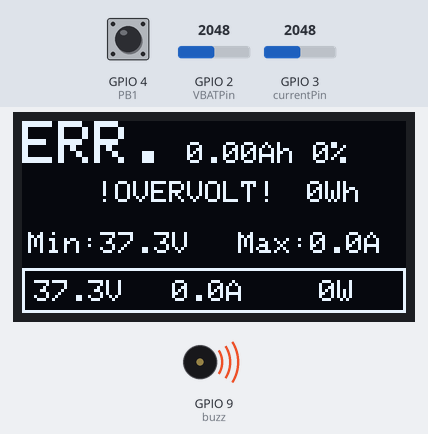
The sketch below on a simulated ESP32-S3. Parts: 128×64 one-colour display, buzzer (waves = sounding). Inputs (shaded band) come from the test bench; at power-on: GPIO 4 (PB1) HIGH, GPIO 3 (currentPin) = 2048, GPIO 2 (VBATPin) = 2048 (analog values on the 0–4095 scale). What the sketch prints to the serial monitor is not drawn.

Above: at 2.5 s.
2.6 s: GPIO 4 (PB1) pulled LOW for 1 s
At 3.43 s:
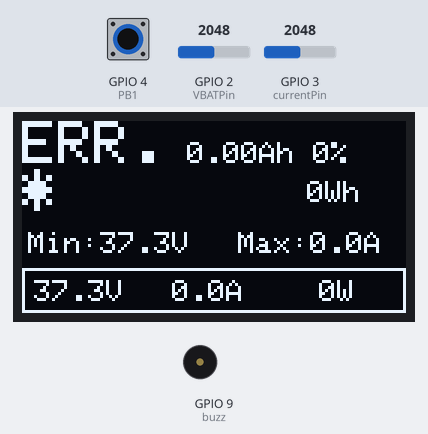
4.2 s: GPIO 3 (currentPin) set to 2054
At 5.5 s:
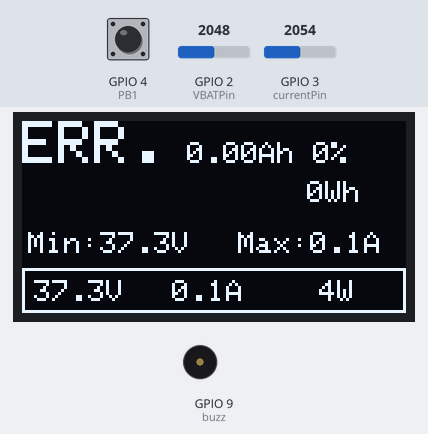
7.2 s: GPIO 4 (PB1) pulled LOW for 0.15 s
At 7.37 s:
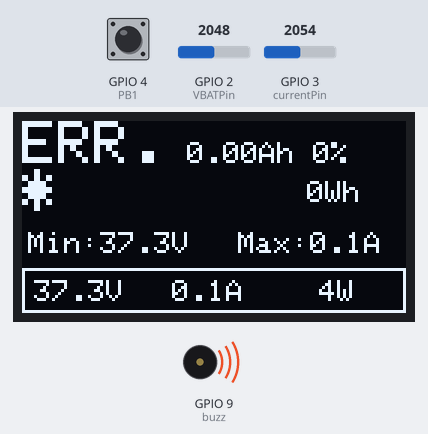
7.9 s: GPIO 2 (VBATPin) set to 2866
At 9.1 s:
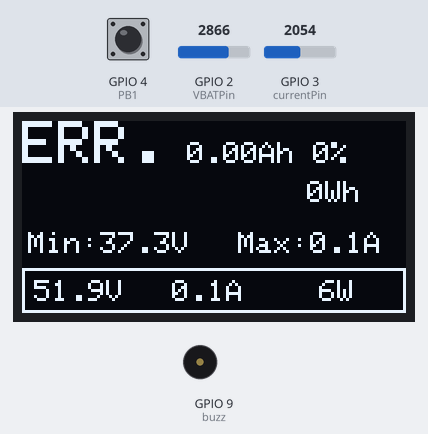
9.5 s: GPIO 3 (currentPin) set to 2866
At 10.4 s:
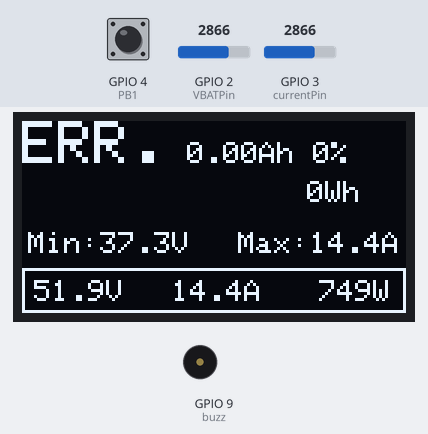
11.0 s: GPIO 2 (VBATPin) set to 3766
At 12.4 s:
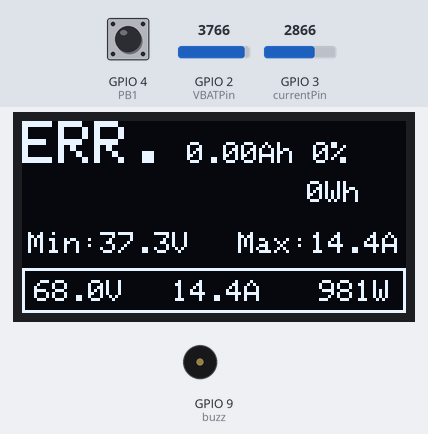
13.3 s: GPIO 2 (VBATPin) set to 3869
Timing chart, 0 to 15.9 s (numbered marks = the images above; inputs shaded):
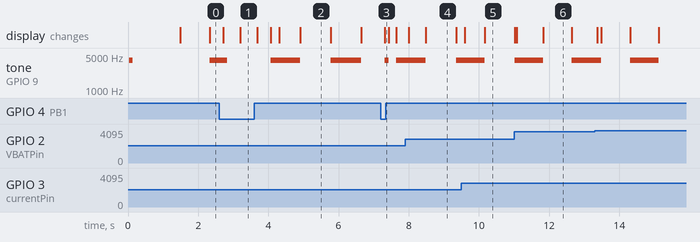

Measured:
- the behaviour switches between 2053 and 2054 on GPIO 3 (currentPin) (found by bisection; images 1 and 2)
- after the input at 2.6 s, the display: first changes after 0.11 s (image 1 shows a later state)
- after the input at 4.2 s, the display: first changes after 0.11 s (image 2 shows a later state)
- after the input at 7.2 s, tone on GPIO 9 (buzz): silent → 4125 Hz after 0.11 s instead of 0.44 s; the display: changes after 0.11 s (image 3)
- after the input at 7.9 s, the display: first changes after 0.10 s (image 4 shows a later state)
- after the input at 9.5 s, the display: first changes after 0.10 s (image 5 shows a later state)
- after the input at 11.0 s, the display: first differs from a run without the input after 0.08 s (image 6 shows a later state)

The sketch:

dishcharger.ino
```cpp
//Libraries
#include "PINOUTS.h"
#include "GLOBALS.h"
#include "INIT_OLED.h"   //I2C Driver
#include "ADC_CAL.h"
#include <esp_adc_cal.h>  // ADC Calibration Library
#include "NOKIA.h"

void setup() {

  //Init serial and pins
  Serial.begin(9600);
  pinMode(powerPin, OUTPUT);
  pinMode(buzz, OUTPUT);
  pinMode(PB1, INPUT_PULLUP);  // Use internal pull-up resistor
  digitalWrite(powerPin, LOW);
  noTone(buzz);

  //ADC Configuration
  analogReadResolution(12);                    // Set resolution to 12-bit
  analogSetPinAttenuation(VBATPin, ADC_11db);  // 0-3.3V range
  analogSetPinAttenuation(currentPin, ADC_11db);
  esp_adc_cal_characterize(ADC_UNIT_1, ADC_ATTEN_DB_11, ADC_WIDTH_BIT_12, DEFAULT_VREF, &adc_chars);

  //OLED Configuration
  display.begin(SSD1306_SWITCHCAPVCC, 0x3c);  //start the oled called display with a a hex addy of 0x3c
  display.clearDisplay();                     //clear the screen

  initbuzz();  //initial buzzer sound.
  delay(1000);
  display.clearDisplay();  //clear the screen.
  display.display();       //show the buffer.

  //init Current Sensor Calibration
  CurrentSensorCalibrate();  //Calibrate the current sensor.
  minVBAT = VBAT;            //set minimum to initial VBAT
  lastLoopTime = millis();   //set to current time to start fixed loop rate
}
void loop() {

  unsigned long currentTime = millis();
  totalLoopTime = currentTime - lastLoopTime;
  // Check if enough time has passed for the fixed loop rate (50ms)
  if (totalLoopTime >= LOOP_INTERVAL_MS) {
    lastLoopTime = currentTime;

    loopTimeSample();  //Check instant update rate.
    buttonInputs();    //gets button status.
    adcSamples();      //Gets VBAT and current sense.
    coulombCounter();  //Adder for current sense and 1 second timer.
    minVmaxA();        //Save minimum voltage and maximum amps.
    statusCheck();     //Controls power fets, checks button logic, capacity testing, vbat, buzzer and alarms.
    OLEDdisplay();     //outputs globals and special UI screens.
    buzzer();          //Calls buzzer when triggered.
    printOUT();        //Serial output.
  }
  // Optional: small delay to give ESP32 a chance to process background tasks
  delay(1);
}
void initbuzz() {
  //initial buzzer sound.
  tone(buzz, freq);
  delay(100);
  noTone(buzz);
  delay(50);

}
void song() {
  int size = sizeof(durations) / sizeof(int);
  //int OFFSET = 3500;

  for (int note = 0; note < size; note++) {
    //to calculate the note duration, take one second divided by the note type.
    //e.g. quarter note = 1000 / 4, eighth note = 1000/8, etc.
    int duration = 750 / durations[note];
    tone(buzz, melody[note], duration);

    //to distinguish the notes, set a minimum time between them.
    //the note's duration + 30% seems to work well:
    int pauseBetweenNotes = duration * 1.30;
    delay(pauseBetweenNotes);

    //stop the tone playing:
    noTone(buzz);
  }
}
void CurrentSensorCalibrate() {
  //Calibrate the current sensor.
  delay(100);
  adcSamples();
  ZERO_Amp = low_voltage_Isense;
  Serial.print("-----------------------| Current sensor calibrated:");
  Serial.print(ZERO_Amp, 3);
  Serial.print(" | BATTERY:");
  Serial.print(RESULT);
  Serial.println(" |-----------------------");
}
void powerFetsControl() {
  digitalWrite(powerPin, FETS);
}
void loopTimeSample() {
  unsigned long now = millis();
  if (x == 0) {
    x = now;
  }
  z = now - x;
  x = now;
}
void buttonInputs() {
  //gets button status for instant and long press.
  buttonPressed = false;
  buttonLongPressed = false;
  buttonStatePB1 = digitalRead(PB1);
  if (buttonStatePB1 == LOW) {  //PRESSED
    buttonPressed = true;       //instance
    if (buttonTimerStart == 0.0) {
      buttonTimerStart = millis();
    }
    buttonTimerEnd = millis();
    buttonTimerTotal = buttonTimerEnd - buttonTimerStart;
    if (buttonTimerTotal >= fullPressTime) {  //real press timer to filter button noise.
      buttonLongPressed = true;
    }
  } else {
    buttonTimerStart = 0.0;
  }
}
void adcSamples() {
  //Gets VBAT and current sense only.
  uint32_t rawADC_VBAT = 0;
  uint32_t rawADC_Isense = 0;
  // Low-pass filtering over LPF samples
  for (int i = 0; i < LPF; i++) {
    rawADC_VBAT += analogRead(VBATPin);
    rawADC_Isense += analogRead(currentPin);
  }
  // Average the raw ADC values
  rawADC_VBAT /= LPF;
  rawADC_Isense /= LPF;
  // Convert raw ADC to voltage using calibration
  uint32_t voltage_VBAT_mV = esp_adc_cal_raw_to_voltage(rawADC_VBAT, &adc_chars);
  uint32_t voltage_Isense_mV = esp_adc_cal_raw_to_voltage(rawADC_Isense, &adc_chars);
  // Convert mV to V and apply offsets
  low_voltage_VBAT = voltage_VBAT_mV / 1000.0 + OFFSET_VBAT;  // Convert to volts
  low_voltage_Isense = voltage_Isense_mV / 1000.0 + OFFSET_AMP;

  VBAT = low_voltage_VBAT * HIGH_VOLT_RATIO;
  AMPS = (low_voltage_Isense - ZERO_Amp) / SENSE;
  if (AMPS < 0.0) {
    AMPS = 0.0;
  }
  WATTS = VBAT * AMPS;
}
void coulombCounter() {
  //Adder for current sense and 1 second timer.
  mA = AMPS * 1000;    //convert to mA
  coulomb = mA / SPH;  //find coulomb constant.
  //1 second timer for coulomb counting
  if (coulombTimerStart == 0.0) {
    coulombTimerStart = millis();
  }
  coulombTimerEnd = millis();
  coulombTimerTotal = coulombTimerEnd - coulombTimerStart;
  if (coulombTimerTotal >= COULOMBSECOND) {
    coulombTimerStart = 0.0;

    if (TEST && !CAL && !DONE && !PAUSE && !ERROR) {  //Start coulomb countger if testing is running
      //mAh = mAh + coulomb;                            //add up the coulombs per second.
      mAh = mAh + (coulomb * CORRECTION_FACTOR);      //add up the coulombs per second with 2.3% correction factor.
    }
    SERIALPRINT = true;  //print out results after coulomb sampled and mAh calculated.
  }

  ampHOUR = mAh / 1000.0;  //amp hour conversion.
  wattHOUR = ampHOUR * voltNOM;
  PERCENT = ampHOUR / CAPACITY_SET * 100.0;
}
void minVmaxA() {
  //Check volts conditon
  if ((VBAT > lowVoltageOFF) && (VBAT < highVoltageOFF)) {
    CHECK_VOLTS = true;
  } else {
    CHECK_VOLTS = false;
  }
  //check for over voltage.
  if ((VBAT >= highVoltageOFF)) {
    RESULT = "ERR.";  //stuck until reboot
    DONE = true;      //stuck until reboot
    ERROR = true;     //stuck until reboot
    doneBuzz = 3;     //stuck until reboot
  }
  //Check amp conditon
  if ((AMPS > lowAmpsOFF) && (AMPS < highAmpsOFF)) {
    CHECK_AMPS = true;
  } else {
    CHECK_AMPS = false;
  }
  //memory of min of volts
  if (!DONE && !PAUSE) {
    if (voltTimerStart == 0.0) {
      voltTimerStart = millis();
    }
    voltTimerEnd = millis();
    voltTimerTotal = voltTimerEnd - voltTimerStart;
    if (voltTimerTotal >= minVoltTime) {  //real press timer to filter button noise.
      voltTimerStart = 0.0;
      if (VBAT < minVBAT) {
        minVBAT = VBAT;
      }
    }
  }
  //memory of max of amps
  if (AMPS > maxAMPS) {
    maxAMPS = AMPS;
  }
}
void statusCheck() {
  //Controls power fets, checks button logic, capacity testing, vbat, buzzer and alarms.
  /*
  Check volts conditon
  start countdown
  start test, fets on
  check current condition
  check errors
  bool newSession = true; //init true on boot.
  bool STOP = true;
  bool TEST = false;
  bool FETS = false;
  bool PAUSE = false;
  bool ERROR = false;
  bool DONE = false;
  bool CHECK_VOLTS = false;
  bool CHECK_AMP = false;
  */
  //  start countdown
  if (!DONE && buttonLongPressed && newSession && CHECK_VOLTS) {
    newSession = false;  //stuck until reboot
    COUNTDOWN = true;
    TEST = true;
    displaySTATE = "TESTING...";
    CAL = true;
  }

  //start test, fets on
  if (!DONE && CAL && TEST && !newSession && !COUNTDOWN) {
    minVBAT = VBAT;  //set minimum to initial VBAT
    OLEDdisplay();   //outputs globals and special UI screens.
    delay(500);
    CurrentSensorCalibrate();
    delay(500);
    FETS = true;
    powerFetsControl();
    CAL = false;              //stuck until reboot
    coulombTimerStart = 0.0;  //reset coulomb timer to start with fresh time on first sample.
  }
  //pause button
  if (!DONE && buttonPressed && TEST && !CAL && !pauseTriggered) {
    pauseTriggered = true;
    PAUSE = !PAUSE;
    if (PAUSE) {
      FETS = false;
      powerFetsControl();
      displaySTATE = "  PAUSED";
    } else {
      FETS = true;
      powerFetsControl();
      displaySTATE = "TESTING...";
    }
  }
  //reset pause button trigger
  if (!DONE && !buttonPressed && TEST) {
    pauseTriggered = false;
  }
  if (!DONE && TEST && !PAUSE && !CHECK_VOLTS) {
    TEST = false;  //stuck until reboot
    FETS = false;
    powerFetsControl();
    DONE = true;  //stuck until reboot
  }
  //end of test
  if (DONE) {
    FETS = false;
    powerFetsControl();

    if (doneBlink) {
      if (ERROR) {
        displaySTATE = "!OVERVOLT!";
      } else {
        displaySTATE = "  DONE!!!";
      }

      if (!ENDBEEP) {
        if (doneBuzz < endBuzz) {
          doneBuzz = doneBuzz + 1;
          //song();
          ENDBEEP = true;
        }
      }
    } else {
      displaySTATE = "";
      ENDBEEP = false;
    }
    if (doneTimerStart == 0.0) {
      doneTimerStart = millis();
    }
    doneTimerEnd = millis();
    doneTimerTotal = doneTimerEnd - doneTimerStart;
    if (doneTimerTotal >= doneBlinkTime) {  //real press timer to filter button noise.
      doneTimerStart = 0.0;
      doneBlink = !doneBlink;
    }
    if ((PERCENT >= CAPACITY_ERROR) || (ERROR == true)) {
      RESULT = "ERR.";
    } else if (PERCENT >= CAPACITY_PASS) {
      RESULT = "PASS";
    } else {
      RESULT = "FAIL";
    }
  }
}
void OLEDdisplay() {
  //outputs globals and special UI screens.
  //SCREEN_WIDTH 128 X
  //SCREEN_HEIGHT 64 Y
  display.clearDisplay();  //always start with a clear

  if (!COUNTDOWN) {
    display.setTextColor(WHITE);  //set text color
    display.setTextSize(2);       //set up text size
    display.setCursor(0, 0);      //where to position cursor (128,64)
    display.print(RESULT);        //Status
    display.setTextSize(1);
    display.setCursor(55, 7);
    display.print(ampHOUR, 2);  //amp hour
    display.print("Ah ");
    display.print(PERCENT, 0);  //percent
    display.print("%");
    // button pressed
    if (buttonPressed) {
      display.setTextSize(2);
      display.setCursor(0, 16);
      display.print("*");
    }
    display.setTextSize(1);
    //status
    display.setCursor(25, 20);
    display.print(displaySTATE);
    //wh
    display.setCursor(95, 20);
    display.print(wattHOUR, 0);
    display.print("Wh");
    // min volts
    display.setCursor(2, 37);
    display.print("Min:");
    display.print(minVBAT, 1);
    display.print("V");
    // max amps
    display.setCursor(72, 37);
    display.print("Max:");
    display.print(maxAMPS, 1);
    display.print("A");
    // Realtime V / W / A (Now at the bottom)
    display.setTextSize(1);
    display.drawRect(0, 49, 128, 15, WHITE);  // moved from y=16 to y=49
    display.setCursor(4, 53);                 // moved from y=20 to y=53
    display.print(VBAT, 1);
    display.print("V");
    display.setCursor(50, 53);
    display.print(AMPS, 1);
    display.print("A");
    display.setCursor(99, 53);
    display.print(WATTS, 0);
    display.print("W");
    display.display();  //show the buffer
  }

  else {
    if (countTimerStart == 0.0) {
      countTimerStart = millis();
      display.setTextColor(WHITE);  //set text color
      display.setTextSize(2);
      display.setCursor(16, 0);  // Centered in the yellow area
      display.print("STARTING");
      display.setTextSize(5);
      display.setCursor(49, 20);
      display.print(n);
      display.display();  //show the buffer
    }
    countTimerEnd = millis();
    countTimerTotal = countTimerEnd - countTimerStart;
    if (countTimerTotal >= countTimer) {
      n = n - 1;
      countTimerStart = 0.0;
      if (n == 0) {
        COUNTDOWN = false;  //stuck until reboot
      }
    }
  }
}
void buzzer() {
  //Calls buzzer when triggered.

  if (buttonPressed) {
    if (freqTimerStart == 0.0) {
      freqTimerStart = millis();
      tone(buzz, freq);  //start buzzing
      BEEP = true;
    }
    freqTimerEnd = millis();
    freqTimerTotal = freqTimerEnd - freqTimerStart;
    if (freqTimerTotal >= freqON) {  //check if exceeds ON time
      noTone(buzz);                  //turn off buzzer.
      BEEP = false;
    }
  } else if (ENDBEEP) {
    if (!BEEP) {
      tone(buzz, freq);  //start buzzing
      BEEP = true;
    }
  } else {
    freqTimerStart = 0.0;
    noTone(buzz);  //turn off buzzer.
    BEEP = false;
  }
}
void printOUT() {
  //Serial output.
  if (SERIALPRINT) {
    Serial.print(" new");
    Serial.print(newSession);
    Serial.print(" C");
    Serial.print(CAL);
    Serial.print(" T");
    Serial.print(TEST);
    Serial.print(" F");
    Serial.print(FETS);
    Serial.print(" P");
    Serial.print(PAUSE);
    Serial.print(" E");
    Serial.print(ERROR);
    Serial.print(" D");
    Serial.print(DONE);
    Serial.print(" CV");
    Serial.print(CHECK_VOLTS);
    Serial.print(" CA");
    Serial.print(CHECK_AMPS);
    Serial.print(" PB");
    Serial.print(buttonPressed);
    Serial.print(",");
    Serial.print(buttonLongPressed);
    Serial.print(" B");
    Serial.print(BEEP);
    Serial.print(" CAP");
    Serial.print(CAPACITY_SET, 2);
    Serial.print("Ah | ");
    Serial.print("(");
    Serial.print(low_voltage_VBAT, 3);
    Serial.print(")VBAT=");
    Serial.print(VBAT, 2);
    Serial.print(" (");
    Serial.print(low_voltage_Isense, 3);
    Serial.print(")AMPS=");
    Serial.print(AMPS, 2);
    Serial.print(" mA=");
    Serial.print(mA, 2);
    Serial.print(" coulomb=");
    Serial.print(coulomb, 2);
    Serial.print(" mAh=");
    Serial.print(mAh, 2);
    Serial.print("=");
    Serial.print(ampHOUR, 2);
    Serial.print("Ah=");
    Serial.print(PERCENT, 1);
    Serial.print("%");
    Serial.print(" WATTS=");
    Serial.print(WATTS, 1);
    Serial.print(" coulombIntervals=");
    Serial.print(coulombTimerTotal, 1);
    Serial.print("ms");
    Serial.print(" insideLoop=");
    Serial.print(z, 1);
    Serial.print("ms");
    Serial.print(" totalLoop=");
    Serial.print(totalLoopTime, 1);
    Serial.println("ms");
    SERIALPRINT = false;
  }
}
```

ADC_CAL.h
```cpp
//ADC calibration magic numbers
#define LPF 150.0
#define ZERO_Volt 0.0
#define TRUE3V3 3.3
#define REF3V3 3.256//UPDATE
#define ADC_12BIT 4095
#define VOLT_3V3_RATIO (REF3V3 / ADC_12BIT)  // Convert the analog reading (which goes from 0 - 4095) to a voltage (0 - 3.3V):
#define BAT_TYPE_12V 0.0165 //adjusted 12V LFP
#define BAT_TYPE_24V 0.027
#define BAT_TYPE_48V 0.014
float OFFSET_VBAT = BAT_TYPE_24V;
#define THRESHOLD_12V 16
#define THRESHOLD_24V 32
#define THRESHOLD_48V 36
String BATTERY = "";
#define MAX_ADC3V3 2.4745
#define MAX_VBAT 55.0
#define HIGH_VOLT_RATIO (MAX_VBAT / MAX_ADC3V3)
#define DEFAULT_VREF 1100  // Default VREF in mV
esp_adc_cal_characteristics_t adc_chars;
#define OFFSET_AMP 0.0135
float ZERO_Amp = 0.318;  //Volts
#define SENSE 0.0457     //adjusted 12V LFP // Volts per Amp
```

GLOBALS.h
```cpp
// ALL GLOBALS

//Battery types
#define LFP50AH 0
#define LIPO 1

//Battery types
#define BATTEY_TYPE LFP50AH  //Set battery profile
#if (BATTEY_TYPE == LFP50AH)
//PROFILE 24V LFP 50AH
#include "LFP50AH_PROFILE.h"
#elif (BATTEY_TYPE == LIPO)
//PROFILE LIPO CUSTOM CONFIG
#include "LIPO_PROFILE.h"
#endif

//Capacity PASS/FAIL/ERROR limits
#define CAPACITY_PASS 79.6  //% 80% cuttoff
#define CAPACITY_ERROR 105  //% high cap error

//Battery error correction factor
#define CORRECTION_FACTOR 1.0      //LIPO
//#define CORRECTION_FACTOR 1.0592   //30AH

//Fixed loop rate 50ms = 20hz
const unsigned long LOOP_INTERVAL_MS = 50;  // Fixed loop interval (50 ms for 20 Hz)
unsigned long lastLoopTime = 0;             // Time of the last loop iteration
unsigned long totalLoopTime = 0;            // Time of the last loop iteration
unsigned long loopStartTime = 0;            // Time when the current loop starts

//ADC
float low_voltage_VBAT = 0.0;
float low_voltage_Isense = 0.0;
float VBAT = 0.0;
float AMPS = 0.0;
float WATTS = 0.0;

//volts and amps min and max
float minVBAT = 0.0;
float maxAMPS = 0.0;
float minVoltTime = 3000.0;  //ms
float voltTimerStart = 0.0, voltTimerEnd = 0.0, voltTimerTotal = 0.0;

//power fets
bool powered = false;
bool FETS = false;

//Coulombs
#define COULOMBSECOND 1000.0
#define SPH 3600               //seconds per hour = 3600s / h
float coulomb = 0.0;           // mA per SPH
float mA = 0.0;                //instant mA sample.
float mAh = 0.0;               //mAh adder.
float ampHOUR = mAh / 1000.0;  //amp hour sample conversion.
float wattHOUR = ampHOUR * voltNOM;
float PERCENT = ampHOUR / CAPACITY_SET * 100.0;
float coulombTimerStart = 0.0, coulombTimerEnd = 0.0, coulombTimerTotal = 0.0;

//button
float fullPressTime = 1000.0;  //ms
bool buttonPressed = false;
bool buttonLongPressed = false;
bool buttonStatePB1 = false;
float buttonTimerStart = 0.0, buttonTimerEnd = 0.0, buttonTimerTotal = 0.0;

//status
bool newSession = true;  //init true on boot.
bool pauseTriggered = false;
bool CAL = false;
bool STOP = true;
bool TEST = false;
bool PAUSE = false;
bool ERROR = false;
bool DONE = false;
bool CHECK_VOLTS = false;
bool CHECK_AMPS = false;
String displaySTATE = "   READY";
bool doneBlink = false;
float doneBlinkTime = 750.0;  //ms
float doneTimerStart = 0.0, doneTimerEnd = 0.0, doneTimerTotal = 0.0;

//buzzer
#define endBuzz 4  //3 buzzes to singal end.
int doneBuzz = 0;
int freq = 4125;
bool BEEP = false;
bool ENDBEEP = false;
bool LONGBEEP = false;
bool ALARM = false;
float freqON = 100.0;
float freqOFF = 50.0;
float freqLONG = 250.0;
float freqTimerStart = 0.0, freqTimerEnd = 0.0, freqTimerTotal = 0.0;

//OLED
float PERCENT_BAR = 0.0;
float CAPACITY_SET_BAR = 0.0;
bool COUNTDOWN = false;
int n = 3;
float countTimer = 1000.0;
float countTimerStart = 0.0, countTimerEnd = 0.0, countTimerTotal = 0.0;

//serial
bool SERIALPRINT = false;
float serialUpdateRate = 100.0;
float waitTimerStart = 0.0, waitTimerEnd = 0.0, waitTimer = 0.0;
float x = 0.0, y = 0.0, z = 0.0;

/*
  if (waitTimerStart == 0.0) {
    waitTimerStart = millis();
  }
  waitTimer = waitTimerEnd - waitTimerStart;
  if (waitTimer >= serialUpdateRate) {
    waitTimerStart = 0.0;
      } else {
    waitTimerEnd = millis();
  }
*/
```

Source omitted: INIT_OLED.h (551 bytes), LFP50AH_PROFILE.h (335 bytes), NOKIA.h (243 bytes), PINOUTS.h (110 bytes)
